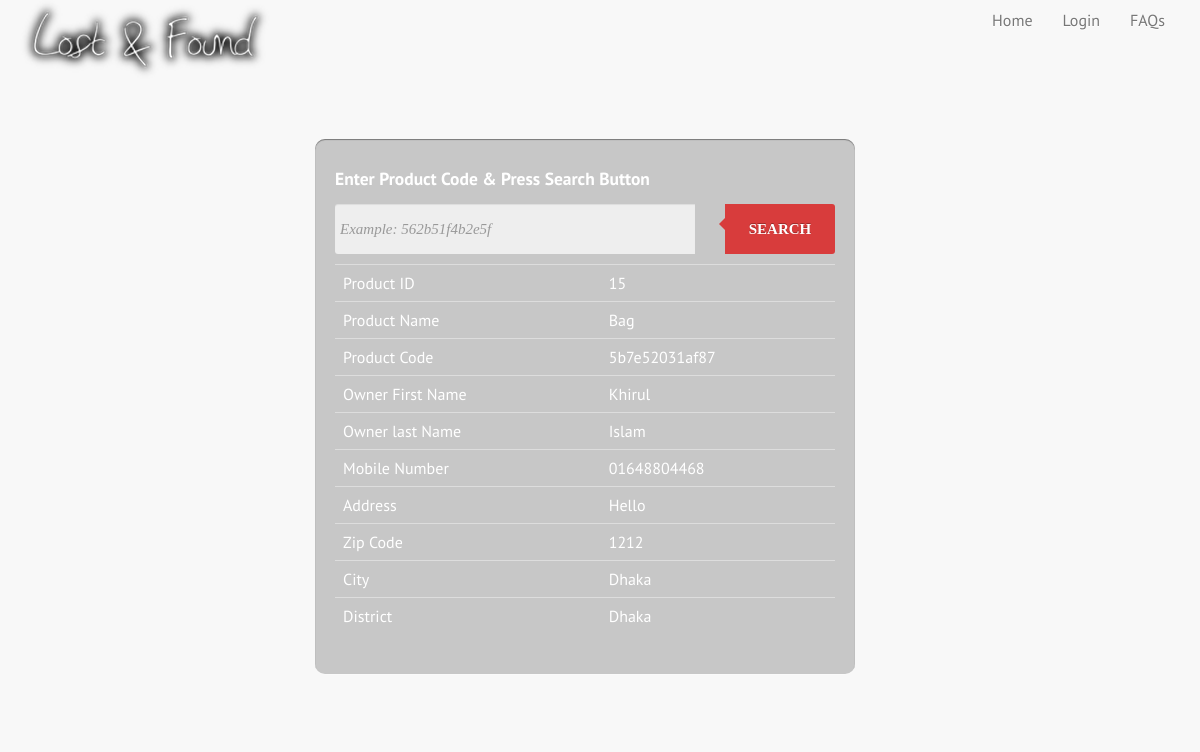
The app's page /product_details.php?product_code=5b7e52031af87 with its own data.
### tables this page shows
CREATE TABLE `users` (
  `id` int(4) UNSIGNED NOT NULL,
  `username` varchar(63) NOT NULL,
  `email` varchar(100) NOT NULL,
  `password` varchar(50) NOT NULL,
  `is_admin` tinyint(1) NOT NULL,
  `created` datetime NOT NULL,
  `created_by` int(11) NOT NULL,
  `modified` datetime NOT NULL,
  `modified_by` int(11) NOT NULL,
  `is_block` int(11) NOT NULL DEFAULT '0'
);

CREATE TABLE `products` (
  `id` int(11) NOT NULL,
  `title` varchar(255) NOT NULL,
  `description` text,
  `product_code` varchar(255) NOT NULL,
  `user_id` int(11) NOT NULL,
  `product_picture` varchar(255) DEFAULT NULL
);

CREATE TABLE `profiles` (
  `id` int(11) NOT NULL,
  `user_id` int(11) NOT NULL,
  `first_name` varchar(20) NOT NULL,
  `last_name` varchar(20) NOT NULL,
  `password` varchar(30) NOT NULL,
  `mobile_number` varchar(15) NOT NULL,
  `address` varchar(255) NOT NULL,
  `zip_code` varchar(16) NOT NULL,
  `city` varchar(255) NOT NULL,
  `district` varchar(255) NOT NULL,
  `status` tinyint(1) NOT NULL,
  `created` datetime NOT NULL,
  `created_by` int(11) NOT NULL,
  `modified` datetime NOT NULL,
  `modified_by` int(11) NOT NULL,
  `deleted_at` timestamp NOT NULL DEFAULT CURRENT_TIMESTAMP ON UPDATE CURRENT_TIMESTAMP,
  `profile_picture` varchar(255) NOT NULL
);

### src/Users/users.php (called while the page is built, shortened)
<?php
class Users
{
    public $data = array();
    function __construct()
    {
        $this->conn = new \PDO('mysql:host=127.0.0.1;dbname=lostnfound', 'root', '');
        $this->conn->setAttribute(\PDO::ATTR_ERRMODE, \PDO::ERRMODE_EXCEPTION);
    }
    public function find_one_user_and_product($product_code='')
    {
        try {
            $this->product_code=$product_code;
            $query = "SELECT * FROM users LEFT JOIN products ON products.user_id = users.id LEFT JOIN profiles ON profiles.user_id = products.user_id WHERE products.product_code='$this->product_code'";
            $result = $this->conn->query($query);
            foreach ($result as $row) {
                $this->data = $row;
            }
            return $this->data;
        } catch (PDOException $e) {
            echo 'ERROR: ' . $e->getMessage();
        }
    }
}

### product_details.php (the view, shortened to what this page needs)
<?php
if (strtoupper($_SERVER['REQUEST_METHOD']) == 'GET') {
    $user_object = new Users();
    $user_and_product = $user_object->find_one_user_and_product($_GET['product_code']);
}
?>
<!DOCTYPE html>
<html lang="en">
<head>
    <link rel="stylesheet" href="assets/bootstrap/css/bootstrap.min.css">
    <link rel="stylesheet" href="assets/css/style.css">
    <link rel="stylesheet" href="assets/css/searchbox.css">
</head>
<body>
<nav class="navbar navbar-default">
    <div class="container-fluid">
        <div class="navbar-header">
            <a class="navbar-brand" href="#"><img src="assets/admin/layout3/img/mylogo2.png"</a>
            <ul class="nav navbar-nav navbar-right pull-right">
                <li><a href="index.php"></a></li>
                <li><a href="index.php">Home</a></li>
                <li><a href="login.php">Login</a></li>
                <li><a href="#">FAQs</a></li>
            </ul>
        </div>
    </div>
</nav>
<div class="register-container container">
    <div class="row">
        <form class="form-wrapper cf" action="index.php" method="POST">
            <label class="input-block-level" style="color: white;"><h4>Enter Product Code & Press Search Button</h4>
            </label>
            <input type="text" name="product_code" id="product_code" placeholder="Example: 562b51f4b2e5f" required>
            <button type="submit">Search</button>
            <?php
            if (isset($user_and_product) && !empty($user_and_product)) {
                ?>
                <table class="table" style="color: white;">
                    <tr>
                        <td>Product ID</td>
                        <td><?php if (isset($user_and_product[0]) && !empty($user_and_product[0])) {
                                echo $user_and_product[0];
                            } else {
                                echo "Not available";
                            }
                            ?>
                        </td>
                    </tr>
                    <tr>
                        <td>Product Name</td>
                        <td><?php if (isset($user_and_product['title']) && !empty($user_and_product['title'])) {
                                echo $user_and_product['title'];
                            } else {
                                echo "Not available";
                            }
                            ?>
                        </td>
                    </tr>
                    <tr>
                        <td>Product Code</td>
                        <td><?php if (isset($user_and_product['product_code']) && !empty($user_and_product['product_code'])) {
                                echo $user_and_product['product_code'];
                            } else {
                                echo "Not available";
                            }
                            ?>
                        </td>
                    </tr>
                    <tr>
                        <td>Owner First Name</td>
                        <td><?php if (isset($user_and_product['first_name']) && !empty($user_and_product['first_name'])) {
                                echo $user_and_product['first_name'];
                            } else {
                                echo "Not available";
                            }
                            ?>
                        </td>
                    </tr>
                    <tr>
                        <td>Owner last Name</td>
                        <td><?php if (isset($user_and_product['last_name']) && !empty($user_and_product['last_name'])) {
                                echo $user_and_product['last_name'];
                            } else {
                                echo "Not available";
                            }
                            ?>
                        </td>
                    </tr>
                    <tr>
                        <td>Mobile Number</td>
                        <td><?php if (isset($user_and_product['mobile_number']) && !empty($user_and_product['mobile_number'])) {
                                echo $user_and_product['mobile_number'];
                            } else {
                                echo "No available";
                            }
                            ?>
                        </td>
                    </tr>
                    <tr>
                        <td>Address</td>
                        <td><?php if (isset($user_and_product['address']) && !empty($user_and_product['address'])) {
                                echo $user_and_product['address'];
                            } else {
                                echo "No available";
                            }
                            ?>
                        </td>
                    </tr>
                    <tr>
                        <td>Zip Code</td>
                        <td><?php if (isset($user_and_product['zip_code']) && !empty($user_and_product['zip_code'])) {
                                echo $user_and_product['zip_code'];
                            } else {
                                echo "No available";
                            }
                            ?>
                        </td>
                    </tr>
                    <tr>
                        <td>City</td>
                        <td><?php if (isset($user_and_product['city']) && !empty($user_and_product['city'])) {
                                echo $user_and_product['city'];
                            } else {
                                echo "No available";
                            }
                            ?>
                        </td>
                    </tr>
                    <tr>
                        <td>District</td>
                        <td><?php if (isset($user_and_product['district']) && !empty($user_and_product['district'])) {
                                echo $user_and_product['district'];
                            } else {
                                echo "Not available";
                            }
                            ?>
                        </td>
                    </tr>
                </table>
            <?php } ?>
        </form>
    </div>
</div>
</body>
</html>

### assets/css/style.css (style rules this page uses)
body { background: #f8f8f8; text-align: left; font-family: 'PT Sans', Helvetica, Arial, sans-serif; color: #555; font-size: 16px; font-weight: 400; }
.register-container { margin-top: 50px; }

### assets/css/searchbox.css (style rules this page uses)
.cf:before, .cf:after { content:""; display:table; }
.cf:after { clear:both; }
.cf { zoom:1; }
.form-wrapper { min-width: 450px; max-width:500px; padding: 20px; margin: 10px auto 50px auto; background: #444; background: rgba(0,0,0,.2); -moz-border-radius: 10px; -webkit-border-radius: 10px; border-radius: 10px; -moz-box-shadow: 0 1px 1px rgba(0,0,0,.4) inset, 0 1px 0 rgba(255,255,255,.2); -webkit-box-shadow: 0 1px 1px rgba(0,0,0,.4) inset, 0 1px 0 rgba(255,255,255,.2); box-shadow: 0 1px 1px rgba(0,0,0,.4) inset, 0 1px 0 rgba(255,255,255,.2); }
.form-wrapper input { max-width: 330px; min-width:350px; height: 30px; padding: 10px 5px; float: left; font: bold 15px 'lucida sans', 'trebuchet MS', 'Tahoma'; border: 0; background: #eee; -moz-border-radius: 3px 0 0 3px; -webkit-border-radius: 3px 0 0 3px; border-radius: 3px 0 0 3px; }
.form-wrapper button { overflow: visible; position: relative; float: right; border: 0; padding: 0; cursor: pointer; height: 50px; width: 110px; font: bold 15px/40px 'lucida sans', 'trebuchet MS', 'Tahoma'; color: #fff; text-transform: uppercase; background: #d83c3c; -moz-border-radius: 0 3px 3px 0; -webkit-border-radius: 0 3px 3px 0; border-radius: 0 3px 3px 0; text-shadow: 0 -1px 0 rgba(0, 0 ,0, .3); }
.form-wrapper button:before { content: ''; position: absolute; border-width: 8px 8px 8px 0; border-style: solid solid solid none; border-color: transparent #d83c3c transparent; top: 12px; left: -6px; }

### records on screen
users: id "15", products.title "Bag", products.product_code "5b7e52031af87", profiles.first_name "Khirul", profiles.last_name "Islam", profiles.mobile_number "01648804468", profiles.address "Hello", profiles.zip_code "1212", profiles.city "Dhaka", profiles.district "Dhaka"
